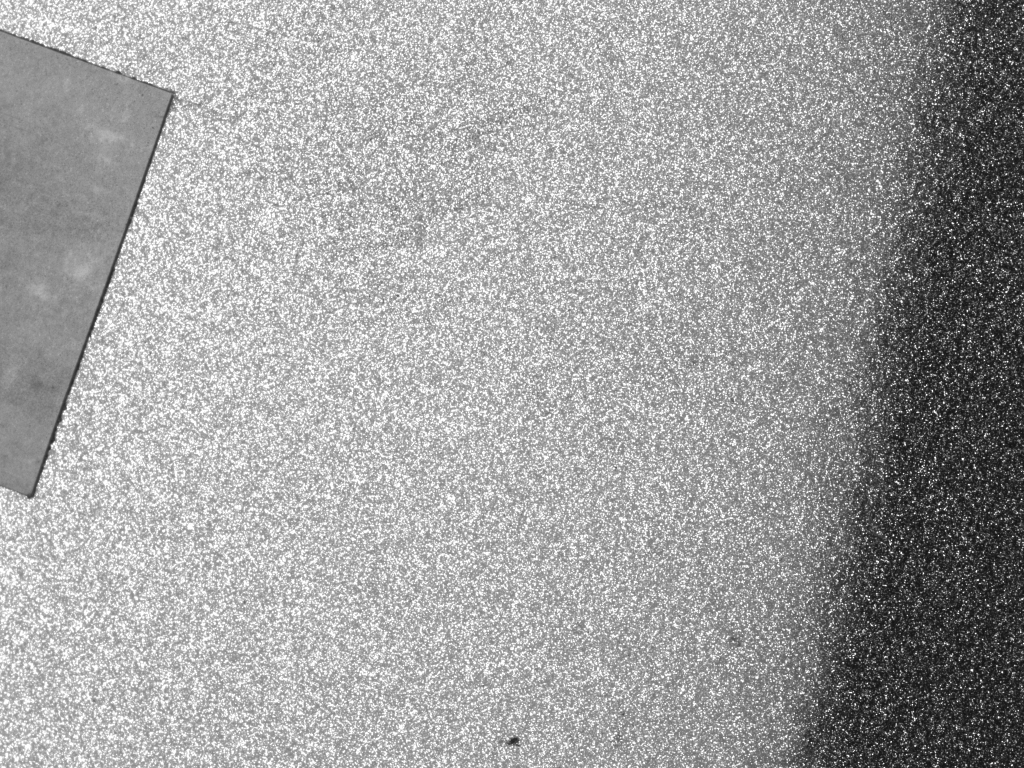
#> input picture data20260903/data20260903/image1.png, 2048 x 1536 px, given in place of image15.png, which was not available (shown at 1/2 size)
$ python standardize_image15_reference_power_comparison.py
#> lines starting #> are read from the running program, lines starting #| are printed output that depends on the picture
### fft_grid_notch_removal_analysis.py
"""Evaluate global FFT notch filtering using previously confirmed grid peak pairs.

Creates a new analysis directory only.  Peak positions are read from the prior
full-image FFT analysis; no source images or prior outputs are modified.
"""
from __future__ import annotations

import csv, json, math
from pathlib import Path

import matplotlib
matplotlib.use("Agg")
import matplotlib.pyplot as plt
import numpy as np
from scipy.ndimage import binary_dilation, gaussian_filter
from sklearn.metrics import roc_auc_score

import analysis_fft_normalization_128 as detector

ROOT = Path(__file__).resolve().parent
DATA = ROOT / "data20260903" / "data20260903"
PRIOR = ROOT / "analysis_full_image_fft_peaks"
OUT = ROOT / "analysis_fft_grid_notch_removal"
IMAGES = list(range(2, 19))
EVAL_IMAGES = list(range(2, 18))  # image18 is too small for strict-8 128px evaluation.
SELECTED = "top2_hard_r2"  # chosen from image15 spatial grid suppression, not labels.
EPS = 1e-12


def read_csv(path: Path) -> list[dict]:
    with path.open(encoding="utf-8-sig", newline="") as f: return list(csv.DictReader(f))


def as_int(row: dict, key: str) -> int: return int(float(row[key]))


def load_gray(n: int) -> np.ndarray:
#> called with n = 15
    from PIL import Image
    return np.asarray(Image.open(DATA / f"image{n}.png").convert("L"), dtype=np.float64)


# [39 lines left out: functions peak_sets, locations, notch, apply_notch, not called in this run]


def retained_grid(shifted: np.ndarray, rows: list[dict], radius: int=2) -> np.ndarray:
    m=1.0-notch(shifted.shape,rows,"hard",radius)
    return np.fft.ifft2(np.fft.ifftshift(shifted*m)).real


# [49 lines left out: functions mask_from_annotations, local_metrics, grid_metrics, not called in this run]


def down(a: np.ndarray, step:int=3)->np.ndarray: return a[::step,::step]


# [140 lines left out: functions plot_image15_overview, plot_image15_candidates, plot_image15_widths, plot_defect_rois, detector_scores, write_csv and 2 more, not called in this run]


# [1 lines that do not run on import are left out]

### analysis_fft_normalization_128.py
#!/usr/bin/env python3
"""Audit what the fixed 128 px local radial-FFT detector responds to.

This is an analysis-only pipeline.  It does not import or overwrite prior
results.  Raw and total-power-normalised spectra are calculated from the same
FFT windows so that normalisation is the only changed signal-processing step.
"""
from __future__ import annotations

import argparse
import csv
import json
import math
from pathlib import Path

import matplotlib
matplotlib.use("Agg")
import matplotlib.pyplot as plt
import numpy as np
from PIL import Image, ImageDraw
from scipy import fft
from scipy.ndimage import maximum_filter
from sklearn.metrics import roc_auc_score


ROOT = Path(__file__).resolve().parent
DATA = ROOT / "data20260903" / "data20260903"
OUT = ROOT / "analysis_fft_normalization_128"
N = 128
STRIDE = 16
SPACING = 128
FREQ = (0.020, 0.500)
BIN_WIDTH = 0.010
EPS = np.float32(1e-12)
OFFSETS = tuple((dy, dx) for dy in (-1, 0, 1) for dx in (-1, 0, 1) if dy or dx)
DEFECT_LABELS = ("\u5c40\u6240\u5909\u5f62", "\u70b9\u72b6\u7570\u5e38", "\u7dda\u72b6\u7570\u5e38", "\u9762\u72b6\u7570\u5e38")
EXCLUSION_LABELS = ("tag", "background", "\u30bf\u30b0", "\u80cc\u666f")
NO_GRID = {1, 19, 20, 21}
BANDS = ((0.00, 0.02), (0.02, 0.05), (0.05, 0.10), (0.10, 0.20), (0.20, 0.50))


# [34 lines left out: functions write_csv, shape_mask, load_annotations, not called in this run]


def integral(mask: np.ndarray) -> np.ndarray:
    return np.pad(mask.astype(np.int32), ((1,0),(1,0))).cumsum(0).cumsum(1)


# [5 lines left out: function rect_any, not called in this run]


def radial_setup() -> dict:
    fy=np.fft.fftshift(np.fft.fftfreq(N)).astype(np.float32)
    fx=np.fft.rfftfreq(N).astype(np.float32)
    yy,xx=np.meshgrid(fy,fx,indexing="ij"); radius=np.sqrt(xx*xx+yy*yy)
    ids=np.floor(radius/BIN_WIDTH).astype(np.int32)
    nbin=int(np.floor(0.5/BIN_WIDTH))+1
    weight=np.full(radius.shape,2,np.float32); weight[:,0]=1
    if N%2==0: weight[:,-1]=1
    mask=(radius>=FREQ[0])&(radius<=FREQ[1])
    counts=np.bincount(ids[mask],weights=weight[mask],minlength=nbin)
    valid=counts>=4
    centers=(np.arange(nbin)+0.5)*BIN_WIDTH
    return {"radius":radius,"ids":ids,"weight":weight,"mask":mask,"counts":counts,
            "valid":valid,"centers":centers[valid]}


def spectra_for_image(img: np.ndarray, setup: dict, workers: int, batch: int) -> dict:
#> called with workers = 4, batch = 64
    h,w=img.shape; half=N//2
#> after `h, w = img.shape`: h = 1536; w = 2048
    xs=np.arange(half,w-half+1,STRIDE,dtype=np.int32)
#> xs = 121 values from 64 to 1984
    ys=np.arange(half,h-half+1,STRIDE,dtype=np.int32)
#> ys = 89 values from 64 to 1472
    raw=np.empty((len(ys),len(xs),int(setup["valid"].sum())),np.float32)
    norm=np.empty_like(raw)
    hann=np.outer(np.hanning(N),np.hanning(N)).astype(np.float32)
    ids=setup["ids"]; wt=setup["weight"]; mask=setup["mask"]
    count=setup["counts"][setup["valid"]]
    for iy,y in enumerate(ys):
        row=np.lib.stride_tricks.sliding_window_view(img[y-half:y+half],N,axis=1)
        row=np.moveaxis(row,1,0)[::STRIDE]
        for start in range(0,len(xs),batch):
            v=np.asarray(row[start:start+batch],np.float32).copy()
            v-=v.mean(axis=(-2,-1),keepdims=True); v*=hann
            z=fft.rfft2(v,axes=(-2,-1),workers=workers)
            p=(np.abs(fft.fftshift(z,axes=(-2,)))**2).astype(np.float32)
            sums=np.stack([np.bincount(ids[mask],weights=(q[mask]*wt[mask]),minlength=len(setup["counts"])) for q in p])
            meanp=sums[:,setup["valid"]]/count[None,:]
            total=np.maximum(p[:,mask].sum(axis=1),EPS)
            raw[iy,start:start+len(v)]=10*np.log10(meanp+EPS)
            norm[iy,start:start+len(v)]=10*np.log10(meanp/total[:,None]+EPS)
    return {"xs":xs,"ys":ys,"raw":raw,"norm":norm}


def strict_scores(spec: np.ndarray) -> np.ndarray:
    step=SPACING//STRIDE
    target=spec[step:-step,step:-step]
    refs=np.stack([spec[step+dy*step:len(spec)-step+dy*step,
                        step+dx*step:spec.shape[1]-step+dx*step]
                   for dy,dx in OFFSETS])
    reference=np.median(refs,axis=0)
    return np.sqrt(np.mean((target-reference)**2,axis=-1)).astype(np.float32)


# [37 lines left out: functions target_reference, fft2_patch, peak_metrics, not called in this run]


def safe_auc(normal: np.ndarray, defect: np.ndarray) -> float:
    if not len(normal) or not len(defect): return math.nan
    return float(roc_auc_score(np.r_[np.zeros(len(normal)),np.ones(len(defect))],np.r_[normal,defect]))


def percentile_threshold(values: np.ndarray, fpr: float) -> float:
    return float(np.quantile(values,1-fpr,method="higher"))


# [266 lines left out: functions plot_results, main, make_report, not called in this run]


# [5 lines that do not run on import are left out]

### window_size_comparison_unnormalized.py
#!/usr/bin/env python3
"""Unnormalised local radial-FFT comparison for five analysis-window sizes."""
from __future__ import annotations

import argparse
import csv
import json
import math
import time
from pathlib import Path

import matplotlib
matplotlib.use("Agg")
import matplotlib.pyplot as plt
import numpy as np
from PIL import Image
from matplotlib.patches import Rectangle
from scipy import fft
from scipy.ndimage import label as connected_components
from sklearn.metrics import average_precision_score, roc_auc_score

import evaluate_all_radial_fft as labels_impl
import multiscale_fft_experiment as base
import radial_fft_experiment as radial


ROOT = Path(__file__).resolve().parent
DATA = ROOT / "data20260903" / "data20260903"
OUT = ROOT / "output_window_size_comparison_unnormalized"
WINDOWS = (32, 64, 128, 256, 512)
STRIDE = 16
EVAL_SIZE = 16
EVAL_HALF = EVAL_SIZE // 2
FREQ = (0.020, 0.500)
BIN_WIDTH = 0.010
EPS = base.EPS
OFFSETS = tuple((dy, dx) for dy in (-1, 0, 1) for dx in (-1, 0, 1) if dy or dx)
DEFECT_LABELS = set(labels_impl.CLASSES)
EXCLUSION_LABELS = {"tag", "background"}
GRID_IMAGES = set(range(2, 18))
SCOPE_WINDOWS = {"all_positions": WINDOWS, "common_64_128_256": (64, 128, 256), "common_all_windows": WINDOWS}


# [5 lines left out: function write_csv, not called in this run]


def group_for(image_id: int) -> str:
    return "grid" if image_id in GRID_IMAGES else "no_grid"


# [61 lines left out: functions target_centres, required_coordinates, calculate_spectra, calculate_score, rectangle_overlap, not called in this run]


def masks_for(image_id: int, shape: tuple[int, int], xs: np.ndarray, ys: np.ndarray, data: Path) -> dict:
    labels = labels_impl.annotation(data/f"image{image_id}.json", shape)
    if labels is None: raise FileNotFoundError(f"image{image_id}.json")
    zeros = np.zeros(shape, bool)
    defects = [(idx, name, mask) for idx, (name, mask) in enumerate(labels) if name in DEFECT_LABELS]
    exclusion_masks = [mask for name, mask in labels if name in EXCLUSION_LABELS]
    defect_pixels = np.logical_or.reduce([m for _, _, m in defects]) if defects else zeros.copy()
    exclusion_pixels = np.logical_or.reduce(exclusion_masks) if exclusion_masks else zeros.copy()
    excluded = rectangle_overlap(exclusion_pixels, xs, ys); defect_grid = rectangle_overlap(defect_pixels, xs, ys)
    instances = [{"annotation_index": idx, "label": name, "selection": rectangle_overlap(mask, xs, ys)&~excluded}
                 for idx, name, mask in defects]
    return {"labels": labels, "defect_pixel": defect_pixels, "exclusion_pixel": exclusion_pixels,
            "excluded": excluded, "defect": defect_grid&~excluded, "normal": ~defect_grid&~excluded,
            "instances": instances}


# [19 lines left out: functions common_coordinate_masks, equal_image_quantile, not called in this run]


def auc_pair(y: np.ndarray, score: np.ndarray) -> tuple[float, float]:
    return ((float(roc_auc_score(y, score)), float(average_precision_score(y, score)))
            if len(np.unique(y)) == 2 else (math.nan, math.nan))


def component_count(mask: np.ndarray) -> int:
    return int(connected_components(mask, structure=np.ones((3, 3), np.uint8))[1])


# [5 lines left out: function overlay_annotations, not called in this run]


def extent(record: dict) -> list[float]:
    return [record["xs"][0]-STRIDE/2, record["xs"][-1]+STRIDE/2,
            record["ys"][-1]+STRIDE/2, record["ys"][0]-STRIDE/2]


# [242 lines left out: functions percentile_range, render_outputs, make_plots, make_report, run, main, not called in this run]


# [1 lines that do not run on import are left out]

### standardize_image15_reference_power_comparison.py
#!/usr/bin/env python3
"""Regenerate image15 A/B/C reference-power comparison in normal Z units."""
from __future__ import annotations

import csv
from pathlib import Path

import matplotlib
matplotlib.use("Agg")
import matplotlib.pyplot as plt
import numpy as np

import analysis_fft_normalization_128 as fft128
import fft_grid_notch_removal_analysis as grid
import window_size_comparison_unnormalized as labels


ROOT = Path(__file__).resolve().parent
OUT = ROOT / "analysis_fft_normalization_128"
IMAGE_ID = 15
DISPLAY_LIMITS = (-2.0, 6.0)
OFFSETS = fft128.OFFSETS
plt.rcParams.update({"font.family": ["Yu Gothic", "Meiryo", "DejaVu Sans"],
                     "axes.unicode_minus": False})


def mean_reference_score(spec: np.ndarray) -> np.ndarray:
    step = fft128.SPACING // fft128.STRIDE
    target = spec[step:-step, step:-step]
    refs = np.stack([
        spec[step+dy*step:len(spec)-step+dy*step,
             step+dx*step:spec.shape[1]-step+dx*step]
        for dy, dx in OFFSETS
    ])
    return np.sqrt(np.mean((target-refs.mean(axis=0))**2, axis=-1)).astype(np.float32)


def main() -> None:
    OUT.mkdir(exist_ok=True)
    image = grid.load_gray(IMAGE_ID).astype(np.float32)
    setup = fft128.radial_setup()
    result = fft128.spectra_for_image(image, setup, workers=4, batch=64)
#> result = 4 items
    step = fft128.SPACING // fft128.STRIDE
    xs = result["xs"][step:-step]
#> xs = 105 values from 192 to 1856
    ys = result["ys"][step:-step]
#> ys = 73 values from 192 to 1344
    maps = {
        "A：8参照平均・パワー正規化なし": mean_reference_score(result["raw"]),
        "B：8参照中央値・パワー正規化なし": fft128.strict_scores(result["raw"]),
        "C：8参照中央値・パワー正規化あり": fft128.strict_scores(result["norm"]),
    }
#> in mean_reference_score, `return np.sqrt(np.mean((target-refs.mean(axis=0))**2, axis=-1)).astype..`:
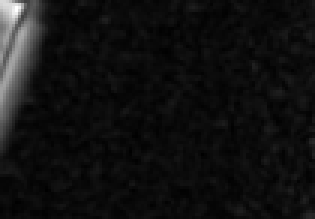
#> returned value: shape (73, 105) float32 (shown 3 times larger); min 0.424, max 9.11, mean 1.03; drawn with min black and max white
#> in strict_scores, `step=SPACING//STRIDE`: step = 8
#> in strict_scores, `return np.sqrt(np.mean((target-reference)**2,axis=-1)).astype(np.float..`:
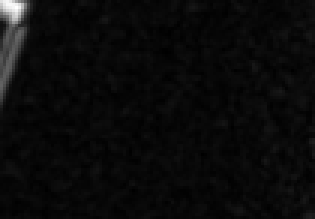
#> returned value: shape (73, 105) float32 (shown 3 times larger); min 0.441, max 12.31, mean 0.955; drawn with min black and max white
#> in strict_scores (call 2), `return np.sqrt(np.mean((target-reference)**2,axis=-1)).astype(np.float..`:
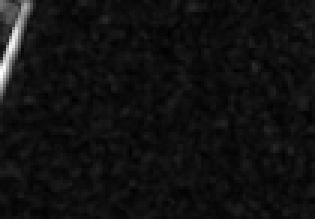
#> returned value: shape (73, 105) float32 (shown 3 times larger); min 0.422, max 7.03, mean 0.876; drawn with min black and max white
    masks = labels.masks_for(IMAGE_ID, image.shape, xs, ys, grid.DATA)
    normal = masks["normal"]
    standardized = {}
    rows = []
    for name, score in maps.items():
        values = score[normal & np.isfinite(score)]
        median = float(np.median(values)); std = float(np.std(values))
        z = (score-median)/std
        standardized[name] = z
        rows.append({"condition": name, "normal_windows": len(values),
                     "normal_median_rms_db": median, "normal_std_rms_db": std,
                     "display_formula": "(score - normal_median) / normal_std",
                     "display_vmin": DISPLAY_LIMITS[0], "display_vmax": DISPLAY_LIMITS[1]})

    fig, axes = plt.subplots(1, 3, figsize=(19.5, 6.2), constrained_layout=True)
    plotted = None
    extent = [xs[0]-fft128.STRIDE/2, xs[-1]+fft128.STRIDE/2,
              ys[-1]+fft128.STRIDE/2, ys[0]-fft128.STRIDE/2]
    for ax, (name, z) in zip(axes, standardized.items()):
        plotted = ax.imshow(z, extent=extent, cmap="inferno", interpolation="nearest",
                            vmin=DISPLAY_LIMITS[0], vmax=DISPLAY_LIMITS[1])
        if masks["defect_pixel"].any():
            ax.contour(masks["defect_pixel"].astype(np.uint8), [.5],
                       colors="#38ff5a", linewidths=.8)
        if masks["exclusion_pixel"].any():
            ax.contour(masks["exclusion_pixel"].astype(np.uint8), [.5],
                       colors="#00e5ff", linewidths=.7)
        ax.set(title=name, xlabel="x (pixel)", ylabel="y (pixel)",
               xlim=(0, image.shape[1]), ylim=(image.shape[0], 0))
    fig.colorbar(plotted, ax=axes, label="正常領域からの標準化距離 Z", shrink=.82)
    fig.suptitle("image15｜W=128｜参照距離128 px｜RMS帯域0.02–0.50 cycles/pixel\n"
                 "表示値 Z=(RMS−正常中央値)/正常標準偏差、全パネル共通 −2～6")
    output = OUT / "image15_reference_power_comparison_standardized.png"
    fig.savefig(output, dpi=150); plt.close(fig)

    with (OUT/"image15_reference_power_comparison_standardization.csv").open(
            "w", encoding="utf-8-sig", newline="") as stream:
        writer = csv.DictWriter(stream, fieldnames=list(rows[0]))
        writer.writeheader(); writer.writerows(rows)
    np.savez_compressed(OUT/"image15_reference_power_comparison_standardized_maps.npz",
                        xs=xs, ys=ys, normal_mask=normal,
                        A_mean_raw=standardized["A：8参照平均・パワー正規化なし"],
                        B_median_raw=standardized["B：8参照中央値・パワー正規化なし"],
                        C_median_power_normalized=standardized["C：8参照中央値・パワー正規化あり"])
    print(output)


if __name__ == "__main__":
    main()
#> (the call stopped at in masks_for, `labels = labels_impl.annotation(data/f"image{image_id}.json", shape)`: evaluate_all_radial_fft is not available in this run)

$ run again, on data20260903/data20260903/image17.png
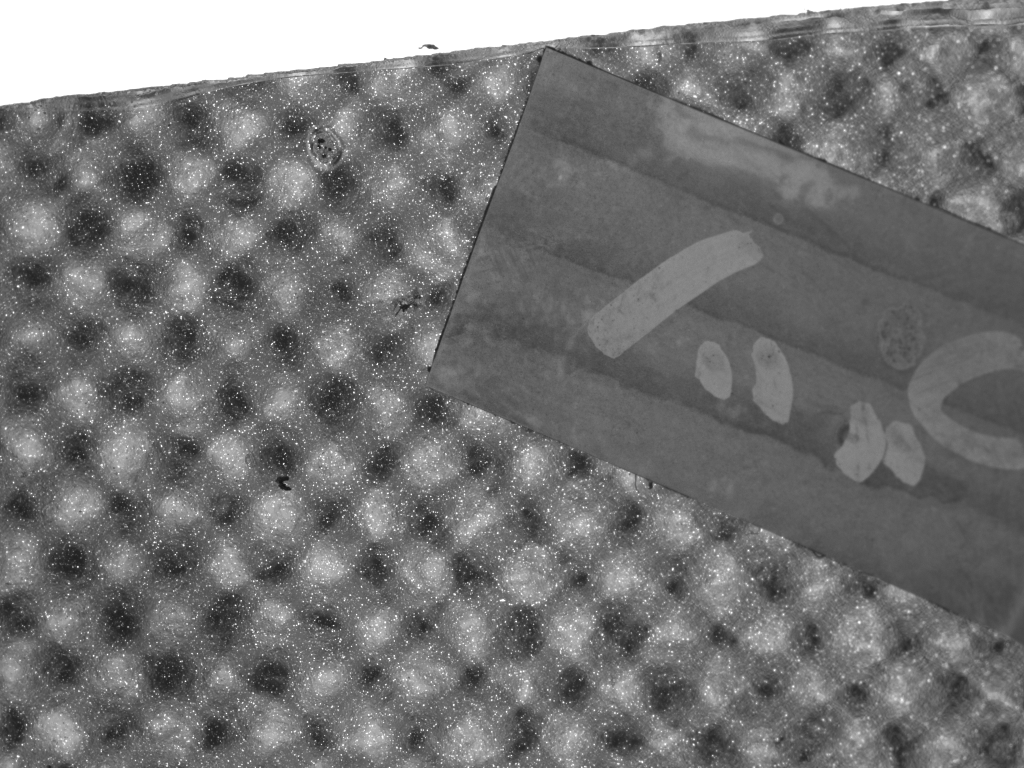
#> input picture data20260903/data20260903/image17.png, 2048 x 1536 px, given in place of image15.png, which was not available (shown at 1/2 size)
#> result = 4 items
#> in main, `xs = result["xs"][step:-step]`: xs = 105 values from 192 to 1856
#> in main, `ys = result["ys"][step:-step]`: ys = 73 values from 192 to 1344
#> in mean_reference_score, `return np.sqrt(np.mean((target-refs.mean(axis=0))**2, axis=-1)).astype..`:
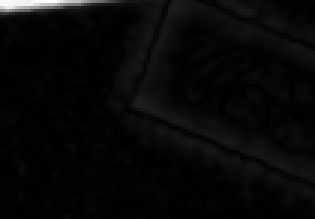
#> returned value: shape (73, 105) float32 (shown 3 times larger); min 0.538, max 68.9, mean 2.9; drawn with min black and max white
#> step = 8
#> in strict_scores (call 2), `return np.sqrt(np.mean((target-reference)**2,axis=-1)).astype(np.float..`:
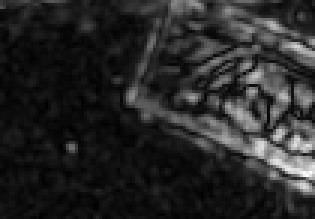
#> returned value: shape (73, 105) float32 (shown 3 times larger); min 0.481, max 8.55, mean 1.76; drawn with min black and max white

$ run again, on data20260903/data20260903/image19.png
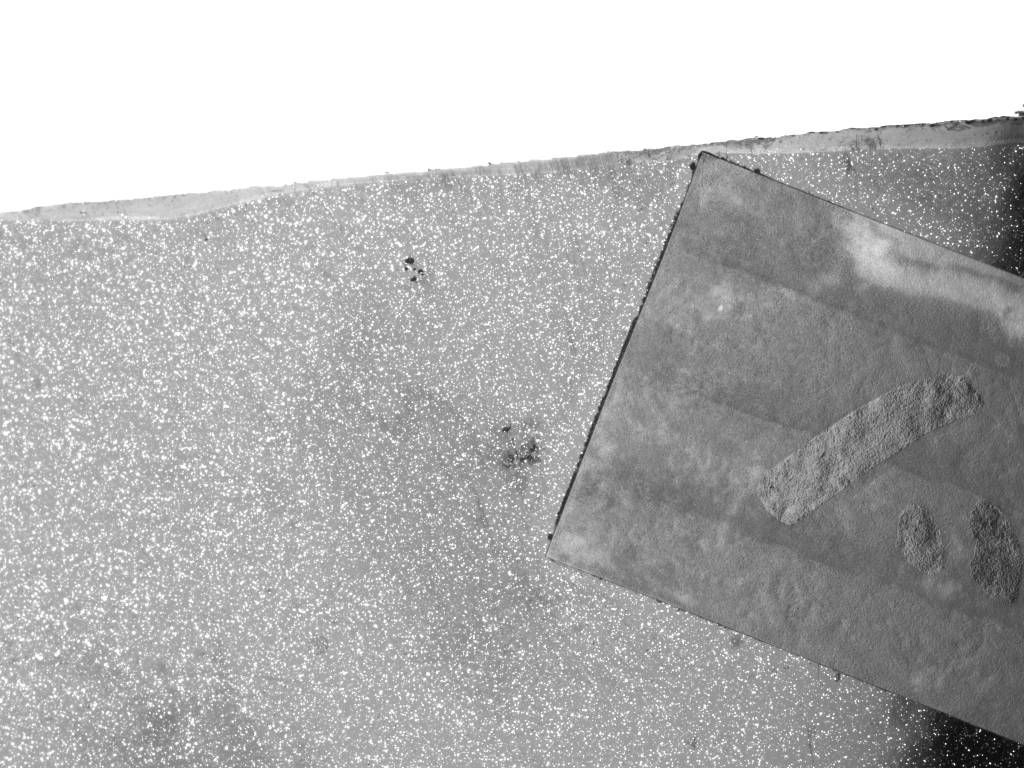
#> input picture data20260903/data20260903/image19.png, 2048 x 1536 px, given in place of image15.png, which was not available (shown at 1/2 size)
#> result = 4 items
#> in main, `xs = result["xs"][step:-step]`: xs = 105 values from 192 to 1856
#> in main, `ys = result["ys"][step:-step]`: ys = 73 values from 192 to 1344
#> in mean_reference_score, `return np.sqrt(np.mean((target-refs.mean(axis=0))**2, axis=-1)).astype..`:
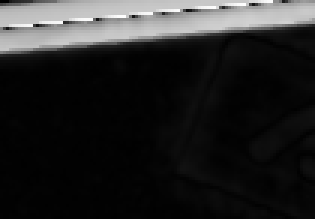
#> returned value: shape (73, 105) float32 (shown 3 times larger); min 0, max 85.6, mean 12.4; drawn with min black and max white
#> step = 8
#> in strict_scores (call 2), `return np.sqrt(np.mean((target-reference)**2,axis=-1)).astype(np.float..`:
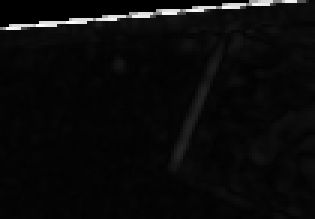
#> returned value: shape (73, 105) float32 (shown 3 times larger); min 0, max 44.71, mean 1.9; drawn with min black and max white
